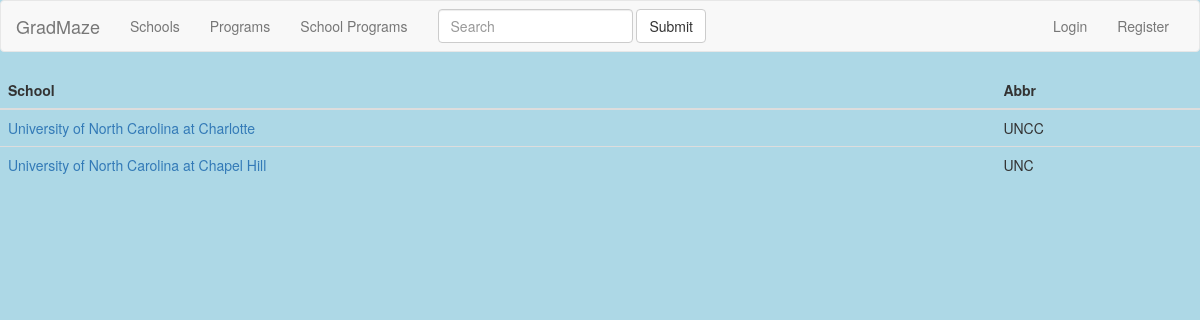
/GradMaze/schools/, run on the app's committed database.
### main/models.py (models this page shows, shortened)
class School(models.Model):
    name = models.CharField(max_length=50)
    abbr = models.CharField(max_length=5, null=True)
    greverbal = models.CharField(max_length=5, null=True)
    greapti = models.CharField(max_length=5, null=True)
    grewriting = models.CharField(max_length=5, null=True)
    toefl = models.CharField(max_length=5, null=True)
    gpa = models.CharField(max_length=5, null=True)

### main/views.py (the view)
class SchoolListView(ListView):
    model = School
    template_name = 'school_list.html'

### templates/school_list.html (shortened to what this page needs)
{% extends "base.html" %}
{% block content %}
  <div class="table-responsive">
  <table class="table">
    <thead>
      <tr>
        <th>School</th>
        <th>Abbr</th>
      </tr>
    </thead>
    <tbody>
      {% for school in object_list %}
      <tr>
        <td><a href="{{school.id}}">{{ school.name }}</a></td>
        <td>{{ school.abbr }}</td>
      </tr>
      {% endfor %}
    </tbody>
  </table>
  </div>
{% endblock %}

### static/css/base.css (style rules this page uses)
html body { background-color: lightblue; }

### data on the page
School: name "University of North Carolina at Charlotte", abbr "UNCC"
School: name "University of North Carolina at Chapel Hill", abbr "UNC"
